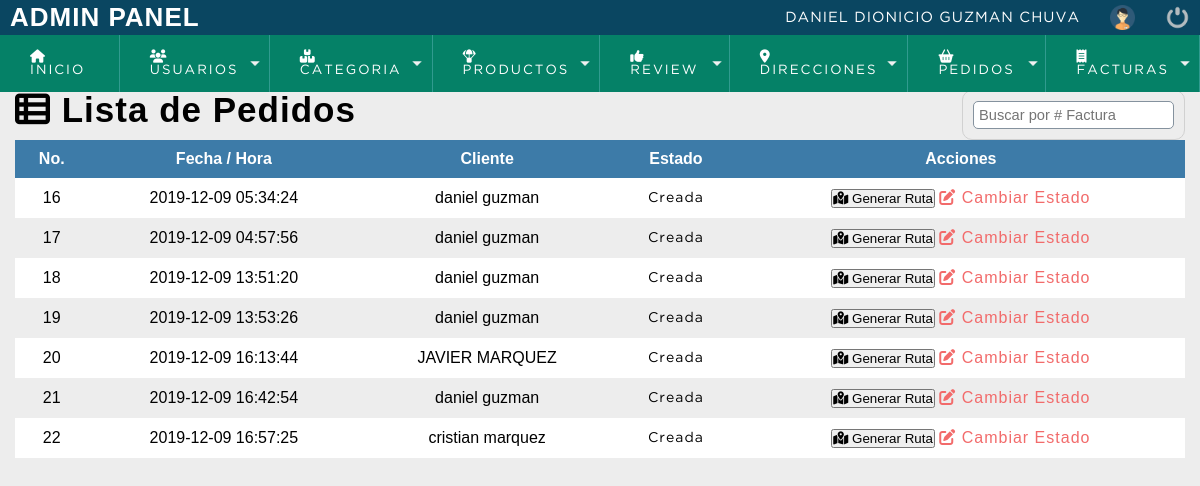
The app's page /adminPanel/vista/Pedidos.php (signed in) with its own data.
### tables this page shows
CREATE TABLE `Factura` (
  `fac_codigo` int(11) NOT NULL,
  `usu_codigo` int(11) NOT NULL,
  `fac_fecha` timestamp NOT NULL DEFAULT CURRENT_TIMESTAMP,
  `fac_subtotal` decimal(6,2) NOT NULL,
  `fac_iva` decimal(6,2) NOT NULL,
  `fac_total` decimal(6,2) NOT NULL,
  `fac_metodoPago` varchar(30) NOT NULL,
  `fac_tarjeta` int(11) NOT NULL,
  `fac_eliminado` varchar(1) NOT NULL,
  `fac_estado` varchar(30) NOT NULL
);

CREATE TABLE `Usuario` (
  `usu_codigo` int(11) NOT NULL,
  `usu_cedula` varchar(10) NOT NULL,
  `usu_rol` varchar(5) NOT NULL DEFAULT 'user',
  `usu_nombres` varchar(50) NOT NULL,
  `usu_apellidos` varchar(50) NOT NULL,
  `usu_fecha_nacimiento` date NOT NULL,
  `usu_telefono` varchar(10) NOT NULL,
  `usu_correo` varchar(100) NOT NULL,
  `usu_password` varchar(255) NOT NULL,
  `usu_eliminado` varchar(1) NOT NULL DEFAULT 'N',
  `usu_fecha_creacion` timestamp NOT NULL DEFAULT CURRENT_TIMESTAMP ON UPDATE CURRENT_TIMESTAMP,
  `usu_fecha_modificacion` timestamp NULL DEFAULT NULL
);

### adminPanel/vista/Pedidos.php (the view, shortened to what this page needs)
<!DOCTYPE html>
<html lang="es">
<head>
    <?php include "../controladores/scripts.php"; ?>
</head>
<body>
    <?php include "../controladores/header.php"; ?>
    <section id="container">
        <h1><i class="fas fa-th-list"></i> Lista de Pedidos</h1>
        <form action="" method="GET" class="form_search">
        <input type="search" id="busqueda" placeholder="Buscar por # Factura" onkeyup="buscar(this, 'index')">
        </form>
        <table>
            <thead>
                <tr>
                    <th>No.</th>
                    <th>Fecha / Hora</th>
                    <th>Cliente</th>
                    <th>Estado</th>
                    <th class="textrigth">Acciones</th>
                </tr>
            </thead>
            <tbody id="data">
                <?php
include '../config/conexionDB.php';
$sql = "SELECT f.fac_codigo,f.fac_fecha, f.fac_total,f.fac_estado, u.usu_nombres , u.usu_apellidos FROM Factura f INNER JOIN Usuario u ON f.usu_codigo= u.usu_codigo";
$result = $conn->query($sql);
if ($result->num_rows > 0) {
    while ($row = $result->fetch_assoc()) {
        if($row["fac_estado"]=='creado'){
            $estado='<span class="creado">Creada</span>';
        }elseif($row["fac_estado"]=='Aceptado'){
            $estado='<span class="aceptado">Aceptado</span>';
        }elseif($row["fac_estado"]=='EnCamino'){
            $estado='<span class="EnCamino">En Camino</span>';
        }elseif($row["fac_estado"]=='Finalizada'){
            $estado='<span class="finalizada"> Finalizada</span>';
        }elseif($row["fac_estado"]=='Rechazada'){
            $estado='<span class="rechazada"> Rechazada</span>';
        }
        echo "<tr id=".$row["fac_codigo"].">";
        echo "<td>" . $row["fac_codigo"] . "</td>";
        echo "<td>" . $row["fac_fecha"] . "</td>";
        echo "<td>" . $row["usu_nombres"] .' '.$row["usu_apellidos"]. "</td>";
        echo "<td>" . $estado . "</td>";
        echo '<td>
        <button onclick="mapDirection('. $row["fac_codigo"] .')"><i class="fas fa-map-marked-alt"></i> Generar Ruta</button>
        <a class="link_delete" href="confirmar_anular_factura.php?fac_codigo="><i class="fas fa-edit"></i> Cambiar Estado </a> <br>
        </td>';
        echo "</tr>";
    }
} else {
    echo "<tr>";
    echo '<td colspan="12" class="db_null"><p>No Existen Pedidos</p><i class="fas fa-exclamation-circle"></i></td>';
    echo "</tr>";
}
?>
            </tbody>
        </table>
    </section>
</body>
</html>

### adminPanel/css/estilosAdmin.css (style rules this page uses)
* { margin: 0; padding: 0; box-sizing: border-box; }
body { background: #ededed; }
h1, h2, h3, h4, h5, h6 { font-family: 'arial'; font-weight: bold; letter-spacing: 1px; }
h1 { font-size: 26px; }
a { text-decoration: none; font-family: arial; letter-spacing: 1px; }
span { font-family: 'GothamBook'; letter-spacing: 1px; font-size: 14px; line-height: 20px; }
#container { padding: 90px 15px 15px; }
#container h1 { font-size: 35px; display: inline-block; }
table { border-collapse: collapse; font-size: 12pt; font-family: 'arial'; width: 100%; }
table th { text-align: center; padding: 10px; background:#3d7ba8; color: #FFF; }
table tr:nth-child(odd) { background: #FFF; }
table td { padding: 10px; text-align: center; }
.link_delete { color: #f26b6b; }
form { background: #FFF; margin: auto; padding: 20px 50px; border: 1px solid #d1d1d1; }
input { display: block; width: 100%; font-size: 11pt; padding: 5px; border: 1px solid#85929e; border-radius: 5px; }
.form_search { display: -webkit-flex; display: -moz-flex; display: -ms-flex; display: -o-flex; display: flex; float: right; background: initial; padding: 10px; border-radius: 10px; }

### records on screen
factura: fac_codigo "16", fac_fecha "2019-12-09 05:34:24", usuario.usu_nombres "daniel", usuario.usu_apellidos "guzman", fac_estado "Creada"
factura: fac_codigo "17", fac_fecha "2019-12-09 04:57:56", usuario.usu_nombres "daniel", usuario.usu_apellidos "guzman", fac_estado "Creada"
factura: fac_codigo "18", fac_fecha "2019-12-09 13:51:20", usuario.usu_nombres "daniel", usuario.usu_apellidos "guzman", fac_estado "Creada"
factura: fac_codigo "19", fac_fecha "2019-12-09 13:53:26", usuario.usu_nombres "daniel", usuario.usu_apellidos "guzman", fac_estado "Creada"
factura: fac_codigo "20", fac_fecha "2019-12-09 16:13:44", usuario.usu_nombres "JAVIER", usuario.usu_apellidos "MARQUEZ", fac_estado "Creada"
factura: fac_codigo "21", fac_fecha "2019-12-09 16:42:54", usuario.usu_nombres "daniel", usuario.usu_apellidos "guzman", fac_estado "Creada"
factura: fac_codigo "22", fac_fecha "2019-12-09 16:57:25", usuario.usu_nombres "cristian", usuario.usu_apellidos "marquez", fac_estado "Creada"

### other values on screen
$_SESSION['nombre'] "DANIEL DIONICIO"
$_SESSION['apellido'] "GUZMAN CHUVA"
